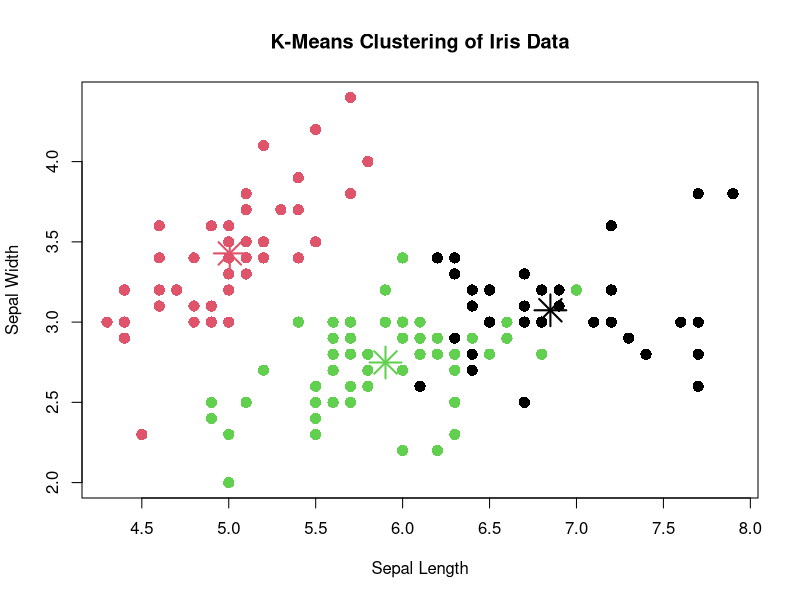

Source code (R):
newiris <- iris
newiris$Species <- NULL
kc <- kmeans(newiris, 3)
print(kc)
table(iris$Species, kc$cluster)
png(file = "kmeans_clusters.png")
plot(newiris$Sepal.Length, newiris$Sepal.Width, 
     col = kc$cluster, pch = 16, cex = 1.5, 
     xlab = "Sepal Length", ylab = "Sepal Width", 
     main = "K-Means Clustering of Iris Data")
points(kc$centers[, c("Sepal.Length", "Sepal.Width")], 
       col = 1:3, pch = 8, cex = 3, lwd = 2)
dev.off()
